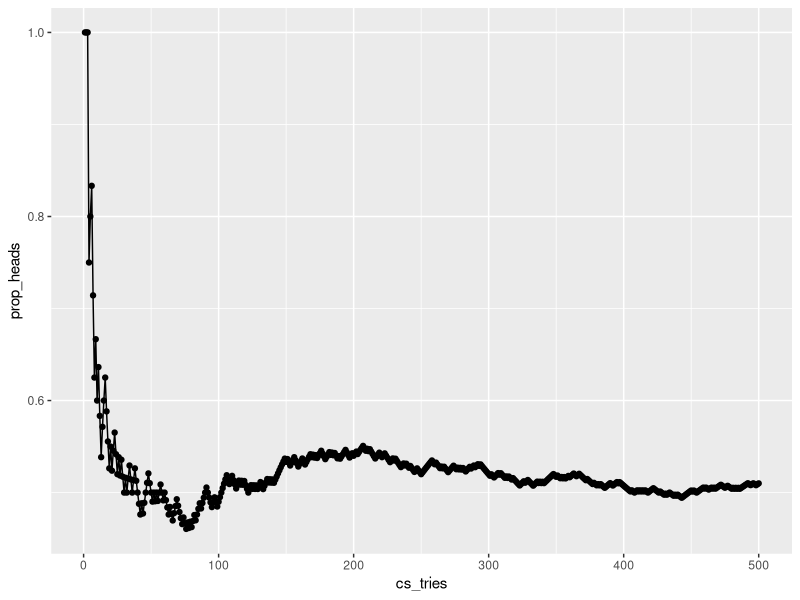

The R source for this figure:
suppressMessages(library(tidyverse))
t1 <- tribble(
  ~heads, ~freq,
  0, 1,
  1, 1
)
t1$rf <- t1$freq/sum(t1$freq)

t2 <- tribble(
  ~heads, ~freq,
  0, 1,
  1, 2,
  2, 1
)
t2$rf <- t2$freq/sum(t2$freq)



t3 <- tribble(
  ~heads, ~freq,
  0, 1,
  1, 3,
  2, 3,
  3, 1
)
t3$rf <- t3$freq/sum(t3$freq)

t4 <- tribble(
  ~heads, ~freq,
  0, 1,
  1, 4,
  2, 6,
  3, 4,
  4, 1
)

t4$rf <- t4$freq/sum(t4$freq)

t10 <- tribble(
  ~heads, ~freq,
  0, 1,
  1, 10,
  2, 45,
  3, 120,
  4, 210,
  5, 252,
  6, 210,
  7, 120,
  8, 45,
  9, 10,
  10, 1
)

t10$rf <- t10$freq/sum(t10$freq)



p1 <- ggplot(data = t1, mapping = aes(x = as.character(heads), y = rf))
p11 <- p1 + geom_bar(stat = "identity", width = 0.1) +
  labs(x = "Number of Heads", y = "Probability")

p2 <- ggplot(data = t2, mapping = aes(x = as.character(heads), y = rf))
p20 <- p2 + geom_bar(stat = "identity", width = 0.1) +
  labs(x = "Number of Heads", y = "Probability")

p3 <- ggplot(data = t3, mapping = aes(x = as.character(heads), y = rf))
p30 <- p3 + geom_bar(stat = "identity", width = 0.1) +
  labs(x = "Number of Heads", y = "Probability")

p4 <- ggplot(data = t4, mapping = aes(x = as.character(heads), y = rf))
p40 <- p4 + geom_bar(stat = "identity", width = 0.1) +
  labs(x = "Number of Heads", y = "Probability")

p10 <- ggplot(data = t10, mapping = aes(x = heads, y = rf))
p100 <- p10 + geom_bar(stat = "identity", width = 0.1) +
  labs(x = "Number of Heads", y = "Probability")
  
# scale_y_continuous(name = "Probability")
# 
# p1 + geom_bar(stat = "identity", width = 0.1) +
# scale_y_discrete(name="Frequency", 
#                  breaks = c(0,1),
#                  labels = c(0,1),
#                  limits = factor(0,1))
# 
# scale_y_discrete(name, breaks, labels, limits)


##########################
a <- c(1, 0)
set.seed(2172022)
sample(a, 500, replace = TRUE)
a1t <- as.data.frame(sample(a, 500, replace = TRUE))
colnames(a1t)[1]  <- "heads"
a1t$try <- 1
a1t$cs_heads <- cumsum(a1t$heads)
a1t$cs_tries <- cumsum(a1t$try)
a1t$prop_heads <- a1t$cs_heads/a1t$cs_tries
ggplot(data = a1t, mapping = aes(x = cs_tries, y = prop_heads)) + geom_line() + geom_point()
